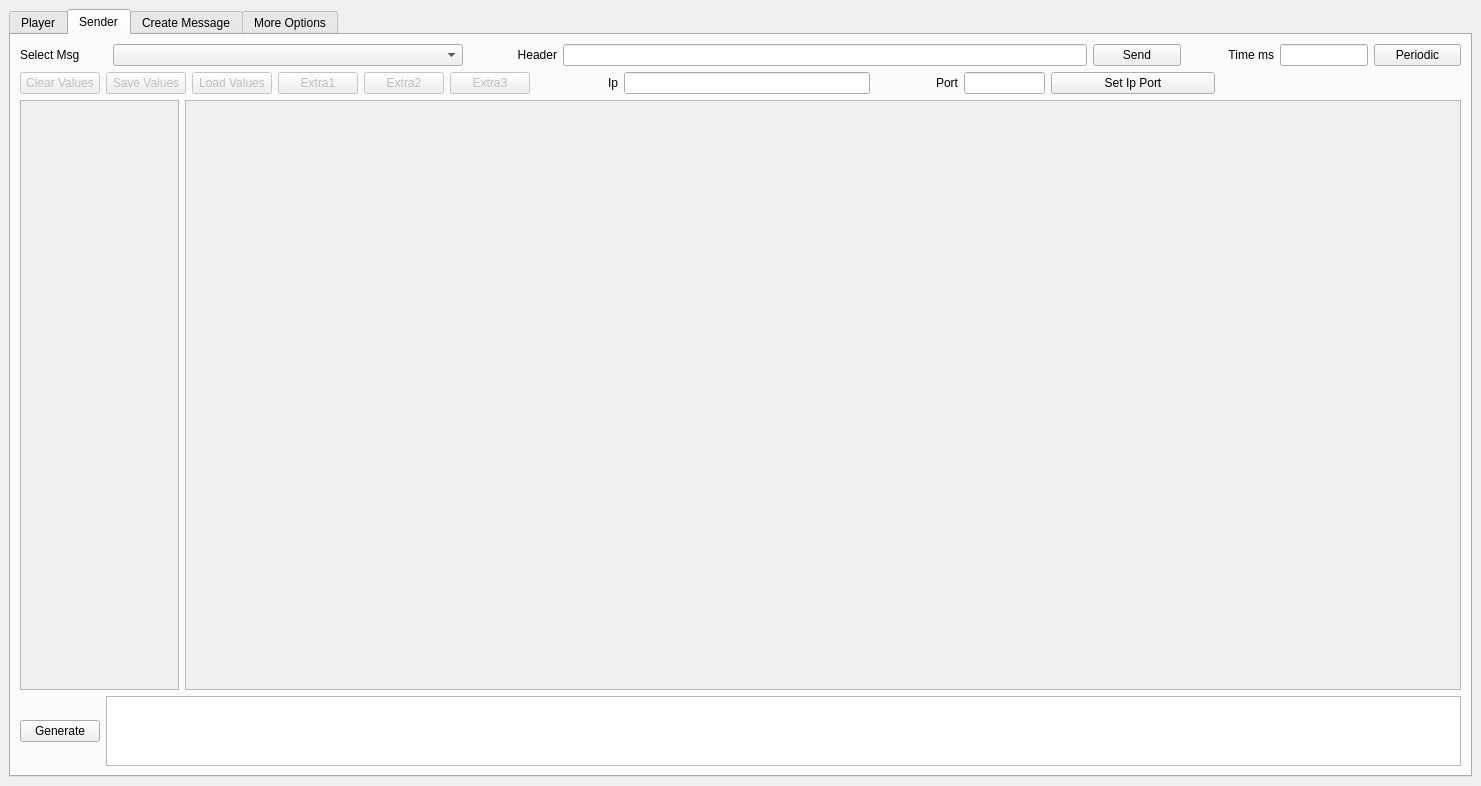
<?xml version="1.0" encoding="UTF-8"?>
<ui version="4.0">
 <class>MainWindow</class>
 <widget class="QMainWindow" name="MainWindow">
  <property name="geometry">
   <rect>
    <x>0</x>
    <y>0</y>
    <width>1481</width>
    <height>786</height>
   </rect>
  </property>
  <property name="windowTitle">
   <string>MainWindow</string>
  </property>
  <widget class="QWidget" name="centralwidget">
   <layout class="QGridLayout" name="gridLayout_3">
    <item row="0" column="0">
     <widget class="QTabWidget" name="tabWidget">
      <property name="sizePolicy">
       <sizepolicy hsizetype="Expanding" vsizetype="Expanding">
        <horstretch>1</horstretch>
        <verstretch>0</verstretch>
       </sizepolicy>
      </property>
      <property name="currentIndex">
       <number>1</number>
      </property>
      <widget class="QWidget" name="tab">
       <attribute name="title">
        <string>Player</string>
       </attribute>
       <layout class="QGridLayout" name="gridLayout_2">
        <item row="0" column="0">
         <layout class="QVBoxLayout" name="verticalLayout_9">
          <item>
           <layout class="QHBoxLayout" name="horizontalLayout_6" stretch="1,6,1,1,1,1,1">
            <item>
             <widget class="QPushButton" name="pushButtonLoad">
              <property name="text">
               <string>Load Messages</string>
              </property>
             </widget>
            </item>
            <item>
             <spacer name="horizontalSpacer_2">
              <property name="orientation">
               <enum>Qt::Horizontal</enum>
              </property>
              <property name="sizeHint" stdset="0">
               <size>
                <width>40</width>
                <height>20</height>
               </size>
              </property>
             </spacer>
            </item>
            <item>
             <widget class="QCheckBox" name="checkBoxTimestampUpdated">
              <property name="text">
               <string>Send Timestamp Updated</string>
              </property>
             </widget>
            </item>
            <item>
             <widget class="QPushButton" name="pushButtonSendSelected">
              <property name="text">
               <string>Send Selected Once</string>
              </property>
             </widget>
            </item>
            <item>
             <widget class="QLabel" name="label_3">
              <property name="text">
               <string>Time ms</string>
              </property>
              <property name="alignment">
               <set>Qt::AlignRight|Qt::AlignTrailing|Qt::AlignVCenter</set>
              </property>
             </widget>
            </item>
            <item>
             <widget class="QLineEdit" name="lineEdit"/>
            </item>
            <item>
             <widget class="QPushButton" name="pushButtonSendSelectNext">
              <property name="text">
               <string>Send Selected Periodically</string>
              </property>
             </widget>
            </item>
           </layout>
          </item>
          <item>
           <widget class="QTableWidget" name="tableWidgetMessages"/>
          </item>
         </layout>
        </item>
       </layout>
      </widget>
      <widget class="QWidget" name="tab_2">
       <attribute name="title">
        <string>Sender</string>
       </attribute>
       <layout class="QGridLayout" name="gridLayout_4">
        <item row="0" column="0">
         <layout class="QVBoxLayout" name="verticalLayout_10">
          <item>
           <layout class="QHBoxLayout" name="horizontalLayout" stretch="1,4,1,6,1,1,1,1">
            <item>
             <widget class="QLabel" name="label">
              <property name="text">
               <string>Select Msg</string>
              </property>
             </widget>
            </item>
            <item>
             <widget class="QComboBox" name="comboBoxMessages"/>
            </item>
            <item>
             <widget class="QLabel" name="label_2">
              <property name="text">
               <string>Header</string>
              </property>
              <property name="alignment">
               <set>Qt::AlignRight|Qt::AlignTrailing|Qt::AlignVCenter</set>
              </property>
             </widget>
            </item>
            <item>
             <widget class="QLineEdit" name="lineEditHeader">
              <property name="text">
               <string/>
              </property>
             </widget>
            </item>
            <item>
             <widget class="QPushButton" name="pushButtonSend">
              <property name="text">
               <string>Send</string>
              </property>
             </widget>
            </item>
            <item>
             <widget class="QLabel" name="label_5">
              <property name="text">
               <string>Time ms</string>
              </property>
              <property name="alignment">
               <set>Qt::AlignRight|Qt::AlignTrailing|Qt::AlignVCenter</set>
              </property>
             </widget>
            </item>
            <item>
             <widget class="QLineEdit" name="lineEditTime"/>
            </item>
            <item>
             <widget class="QPushButton" name="pushButtonPeriodic">
              <property name="text">
               <string>Periodic</string>
              </property>
             </widget>
            </item>
           </layout>
          </item>
          <item>
           <layout class="QHBoxLayout" name="horizontalLayout_9" stretch="0,0,0,0,0,0,1,3,1,1,2,3">
            <item>
             <widget class="QPushButton" name="pushButtonClearValues">
              <property name="enabled">
               <bool>false</bool>
              </property>
              <property name="text">
               <string>Clear Values</string>
              </property>
             </widget>
            </item>
            <item>
             <widget class="QPushButton" name="pushButtonSaveValues">
              <property name="enabled">
               <bool>false</bool>
              </property>
              <property name="text">
               <string>Save Values</string>
              </property>
             </widget>
            </item>
            <item>
             <widget class="QPushButton" name="pushButtonLoadValues">
              <property name="enabled">
               <bool>false</bool>
              </property>
              <property name="text">
               <string>Load Values</string>
              </property>
             </widget>
            </item>
            <item>
             <widget class="QPushButton" name="pushButtonExtra1">
              <property name="enabled">
               <bool>false</bool>
              </property>
              <property name="text">
               <string>Extra1</string>
              </property>
             </widget>
            </item>
            <item>
             <widget class="QPushButton" name="pushButtonExtra2">
              <property name="enabled">
               <bool>false</bool>
              </property>
              <property name="text">
               <string>Extra2</string>
              </property>
             </widget>
            </item>
            <item>
             <widget class="QPushButton" name="pushButtonExtra3">
              <property name="enabled">
               <bool>false</bool>
              </property>
              <property name="text">
               <string>Extra3</string>
              </property>
             </widget>
            </item>
            <item>
             <widget class="QLabel" name="label_10">
              <property name="text">
               <string>Ip</string>
              </property>
              <property name="alignment">
               <set>Qt::AlignRight|Qt::AlignTrailing|Qt::AlignVCenter</set>
              </property>
             </widget>
            </item>
            <item>
             <widget class="QLineEdit" name="lineEditIp"/>
            </item>
            <item>
             <widget class="QLabel" name="label_11">
              <property name="text">
               <string>Port</string>
              </property>
              <property name="alignment">
               <set>Qt::AlignRight|Qt::AlignTrailing|Qt::AlignVCenter</set>
              </property>
             </widget>
            </item>
            <item>
             <widget class="QLineEdit" name="lineEditPort"/>
            </item>
            <item>
             <widget class="QPushButton" name="pushButtonSetIpPort">
              <property name="text">
               <string>Set Ip Port</string>
              </property>
             </widget>
            </item>
            <item>
             <spacer name="horizontalSpacer">
              <property name="orientation">
               <enum>Qt::Horizontal</enum>
              </property>
              <property name="sizeHint" stdset="0">
               <size>
                <width>40</width>
                <height>20</height>
               </size>
              </property>
             </spacer>
            </item>
           </layout>
          </item>
         </layout>
        </item>
        <item row="1" column="0">
         <layout class="QVBoxLayout" name="verticalLayout" stretch="9,1">
          <item>
           <layout class="QHBoxLayout" name="horizontalLayout_2" stretch="1,8">
            <item>
             <widget class="QScrollArea" name="scrollAreaHeader">
              <property name="widgetResizable">
               <bool>true</bool>
              </property>
              <widget class="QWidget" name="scrollAreaWidgetContents_3">
               <property name="geometry">
                <rect>
                 <x>0</x>
                 <y>0</y>
                 <width>157</width>
                 <height>561</height>
                </rect>
               </property>
              </widget>
             </widget>
            </item>
            <item>
             <widget class="QScrollArea" name="scrollArea">
              <property name="widgetResizable">
               <bool>true</bool>
              </property>
              <widget class="QWidget" name="scrollAreaWidgetContents">
               <property name="geometry">
                <rect>
                 <x>0</x>
                 <y>0</y>
                 <width>1270</width>
                 <height>561</height>
                </rect>
               </property>
              </widget>
             </widget>
            </item>
           </layout>
          </item>
          <item>
           <layout class="QHBoxLayout" name="horizontalLayout_5">
            <item>
             <widget class="QPushButton" name="pushButtonGenerate">
              <property name="text">
               <string>Generate</string>
              </property>
             </widget>
            </item>
            <item>
             <widget class="QPlainTextEdit" name="plainTextEditContent"/>
            </item>
           </layout>
          </item>
         </layout>
        </item>
       </layout>
      </widget>
      <widget class="QWidget" name="tab_3">
       <attribute name="title">
        <string>Create Message</string>
       </attribute>
       <layout class="QGridLayout" name="gridLayout_5">
        <item row="0" column="0">
         <layout class="QGridLayout" name="gridLayout" columnstretch="3,15,1,1,1">
          <item row="0" column="0">
           <widget class="QLabel" name="label_h1">
            <property name="text">
             <string>Message 1</string>
            </property>
           </widget>
          </item>
          <item row="0" column="1">
           <widget class="QLineEdit" name="lineEditContent1"/>
          </item>
          <item row="0" column="2">
           <widget class="QPushButton" name="pushButtonOnce1">
            <property name="text">
             <string>Send Once</string>
            </property>
           </widget>
          </item>
          <item row="0" column="3">
           <widget class="QLineEdit" name="lineEdit_h1">
            <property name="text">
             <string>500</string>
            </property>
           </widget>
          </item>
          <item row="0" column="4">
           <widget class="QPushButton" name="pushButton_h1">
            <property name="text">
             <string>Periodic</string>
            </property>
           </widget>
          </item>
          <item row="1" column="0">
           <widget class="QLabel" name="label_h2">
            <property name="text">
             <string>Message 2</string>
            </property>
           </widget>
          </item>
          <item row="1" column="1">
           <widget class="QLineEdit" name="lineEditContent2"/>
          </item>
          <item row="1" column="2">
           <widget class="QPushButton" name="pushButtonOnce2">
            <property name="text">
             <string>Send Once</string>
            </property>
           </widget>
          </item>
          <item row="1" column="3">
           <widget class="QLineEdit" name="lineEdit_h2">
            <property name="text">
             <string>500</string>
            </property>
           </widget>
          </item>
          <item row="1" column="4">
           <widget class="QPushButton" name="pushButton_h2">
            <property name="text">
             <string>Periodic</string>
            </property>
           </widget>
          </item>
          <item row="2" column="0">
           <widget class="QLabel" name="label_h3">
            <property name="text">
             <string>Message 3</string>
            </property>
           </widget>
          </item>
          <item row="2" column="1">
           <widget class="QLineEdit" name="lineEditContent3"/>
          </item>
          <item row="2" column="2">
           <widget class="QPushButton" name="pushButtonOnce3">
            <property name="text">
             <string>Send Once</string>
            </property>
           </widget>
          </item>
          <item row="2" column="3">
           <widget class="QLineEdit" name="lineEdit_h3">
            <property name="text">
             <string>500</string>
            </property>
           </widget>
          </item>
          <item row="2" column="4">
           <widget class="QPushButton" name="pushButton_h3">
            <property name="text">
             <string>Periodic</string>
            </property>
           </widget>
          </item>
          <item row="3" column="0">
           <widget class="QLabel" name="label_h4">
            <property name="text">
             <string>Message 4</string>
            </property>
           </widget>
          </item>
          <item row="3" column="1">
           <widget class="QLineEdit" name="lineEditContent4"/>
          </item>
          <item row="3" column="2">
           <widget class="QPushButton" name="pushButtonOnce4">
            <property name="text">
             <string>Send Once</string>
            </property>
           </widget>
          </item>
          <item row="3" column="3">
           <widget class="QLineEdit" name="lineEdit_h4">
            <property name="text">
             <string>500</string>
            </property>
           </widget>
          </item>
          <item row="3" column="4">
           <widget class="QPushButton" name="pushButton_h4">
            <property name="text">
             <string>Periodic</string>
            </property>
           </widget>
          </item>
          <item row="4" column="0">
           <widget class="QLabel" name="label_h5">
            <property name="text">
             <string>Message 5</string>
            </property>
           </widget>
          </item>
          <item row="4" column="1">
           <widget class="QLineEdit" name="lineEditContent5"/>
          </item>
          <item row="4" column="2">
           <widget class="QPushButton" name="pushButtonOnce5">
            <property name="text">
             <string>Send Once</string>
            </property>
           </widget>
          </item>
          <item row="4" column="3">
           <widget class="QLineEdit" name="lineEdit_h5">
            <property name="text">
             <string>500</string>
            </property>
           </widget>
          </item>
          <item row="4" column="4">
           <widget class="QPushButton" name="pushButton_h5">
            <property name="text">
             <string>Periodic</string>
            </property>
           </widget>
          </item>
          <item row="5" column="0">
           <widget class="QLabel" name="label_h6">
            <property name="text">
             <string>Message 6</string>
            </property>
           </widget>
          </item>
          <item row="5" column="1">
           <widget class="QLineEdit" name="lineEditContent6"/>
          </item>
          <item row="5" column="2">
           <widget class="QPushButton" name="pushButtonOnce6">
            <property name="text">
             <string>Send Once</string>
            </property>
           </widget>
          </item>
          <item row="5" column="3">
           <widget class="QLineEdit" name="lineEdit_h6">
            <property name="text">
             <string>500</string>
            </property>
           </widget>
          </item>
          <item row="5" column="4">
           <widget class="QPushButton" name="pushButton_h6">
            <property name="text">
             <string>Periodic</string>
            </property>
           </widget>
          </item>
         </layout>
        </item>
        <item row="1" column="0">
         <layout class="QVBoxLayout" name="verticalLayout_8">
          <item>
           <layout class="QHBoxLayout" name="horizontalLayout_10" stretch="1,15,3">
            <item>
             <layout class="QVBoxLayout" name="verticalLayout_4">
              <item>
               <widget class="QLabel" name="label_6">
                <property name="text">
                 <string>Format</string>
                </property>
               </widget>
              </item>
              <item>
               <widget class="QLabel" name="label_7">
                <property name="text">
                 <string>Value</string>
                </property>
               </widget>
              </item>
             </layout>
            </item>
            <item>
             <layout class="QVBoxLayout" name="verticalLayout_2" stretch="1,2">
              <item>
               <widget class="QPlainTextEdit" name="plainTextEdit_g1_header"/>
              </item>
              <item>
               <widget class="QPlainTextEdit" name="plainTextEdit_g1"/>
              </item>
             </layout>
            </item>
            <item>
             <layout class="QVBoxLayout" name="verticalLayout_7">
              <item>
               <widget class="QPushButton" name="pushButton_g1_once">
                <property name="text">
                 <string>Send Once</string>
                </property>
               </widget>
              </item>
              <item>
               <layout class="QHBoxLayout" name="horizontalLayout_8">
                <item>
                 <widget class="QLabel" name="label_g1">
                  <property name="text">
                   <string>Time ms</string>
                  </property>
                 </widget>
                </item>
                <item>
                 <widget class="QLineEdit" name="lineEdit_g1"/>
                </item>
                <item>
                 <widget class="QPushButton" name="pushButton_g1">
                  <property name="text">
                   <string>Periodic</string>
                  </property>
                 </widget>
                </item>
               </layout>
              </item>
             </layout>
            </item>
           </layout>
          </item>
          <item>
           <layout class="QHBoxLayout" name="horizontalLayout_11" stretch="1,15,3">
            <item>
             <layout class="QVBoxLayout" name="verticalLayout_5">
              <item>
               <widget class="QLabel" name="label_8">
                <property name="text">
                 <string>Format</string>
                </property>
               </widget>
              </item>
              <item>
               <widget class="QLabel" name="label_9">
                <property name="text">
                 <string>Value</string>
                </property>
               </widget>
              </item>
             </layout>
            </item>
            <item>
             <layout class="QVBoxLayout" name="verticalLayout_3" stretch="1,2">
              <item>
               <widget class="QPlainTextEdit" name="plainTextEdit_g2_header"/>
              </item>
              <item>
               <widget class="QPlainTextEdit" name="plainTextEdit_g2"/>
              </item>
             </layout>
            </item>
            <item>
             <layout class="QVBoxLayout" name="verticalLayout_6">
              <item>
               <widget class="QPushButton" name="pushButton_g2_once">
                <property name="text">
                 <string>Send Once</string>
                </property>
               </widget>
              </item>
              <item>
               <layout class="QHBoxLayout" name="horizontalLayout_7">
                <item>
                 <widget class="QLabel" name="label_g2">
                  <property name="text">
                   <string>Time ms</string>
                  </property>
                 </widget>
                </item>
                <item>
                 <widget class="QLineEdit" name="lineEdit_g2"/>
                </item>
                <item>
                 <widget class="QPushButton" name="pushButton_g2">
                  <property name="text">
                   <string>Periodic</string>
                  </property>
                 </widget>
                </item>
               </layout>
              </item>
             </layout>
            </item>
           </layout>
          </item>
         </layout>
        </item>
       </layout>
      </widget>
      <widget class="QWidget" name="tab_4">
       <attribute name="title">
        <string>More Options</string>
       </attribute>
       <layout class="QGridLayout" name="gridLayout_6">
        <item row="0" column="0">
         <layout class="QHBoxLayout" name="horizontalLayout_12">
          <item>
           <widget class="QPushButton" name="pushButtonMore1">
            <property name="text">
             <string>1</string>
            </property>
           </widget>
          </item>
          <item>
           <widget class="QPushButton" name="pushButtonMore2">
            <property name="text">
             <string>2</string>
            </property>
           </widget>
          </item>
          <item>
           <widget class="QPushButton" name="pushButtonMore3">
            <property name="text">
             <string>3</string>
            </property>
           </widget>
          </item>
          <item>
           <widget class="QPushButton" name="pushButtonMore4">
            <property name="text">
             <string>4</string>
            </property>
           </widget>
          </item>
          <item>
           <widget class="QPushButton" name="pushButtonMore5">
            <property name="text">
             <string>5</string>
            </property>
           </widget>
          </item>
          <item>
           <widget class="QPushButton" name="pushButtonMore6">
            <property name="text">
             <string>6</string>
            </property>
           </widget>
          </item>
          <item>
           <widget class="QPushButton" name="pushButtonMore7">
            <property name="text">
             <string>7</string>
            </property>
           </widget>
          </item>
          <item>
           <widget class="QPushButton" name="pushButtonMore8">
            <property name="text">
             <string>8</string>
            </property>
           </widget>
          </item>
          <item>
           <widget class="QPushButton" name="pushButtonMore9">
            <property name="text">
             <string>9</string>
            </property>
           </widget>
          </item>
          <item>
           <widget class="QPushButton" name="pushButtonMore10">
            <property name="text">
             <string>10</string>
            </property>
           </widget>
          </item>
         </layout>
        </item>
       </layout>
      </widget>
     </widget>
    </item>
   </layout>
  </widget>
 </widget>
 <resources/>
 <connections/>
</ui>
